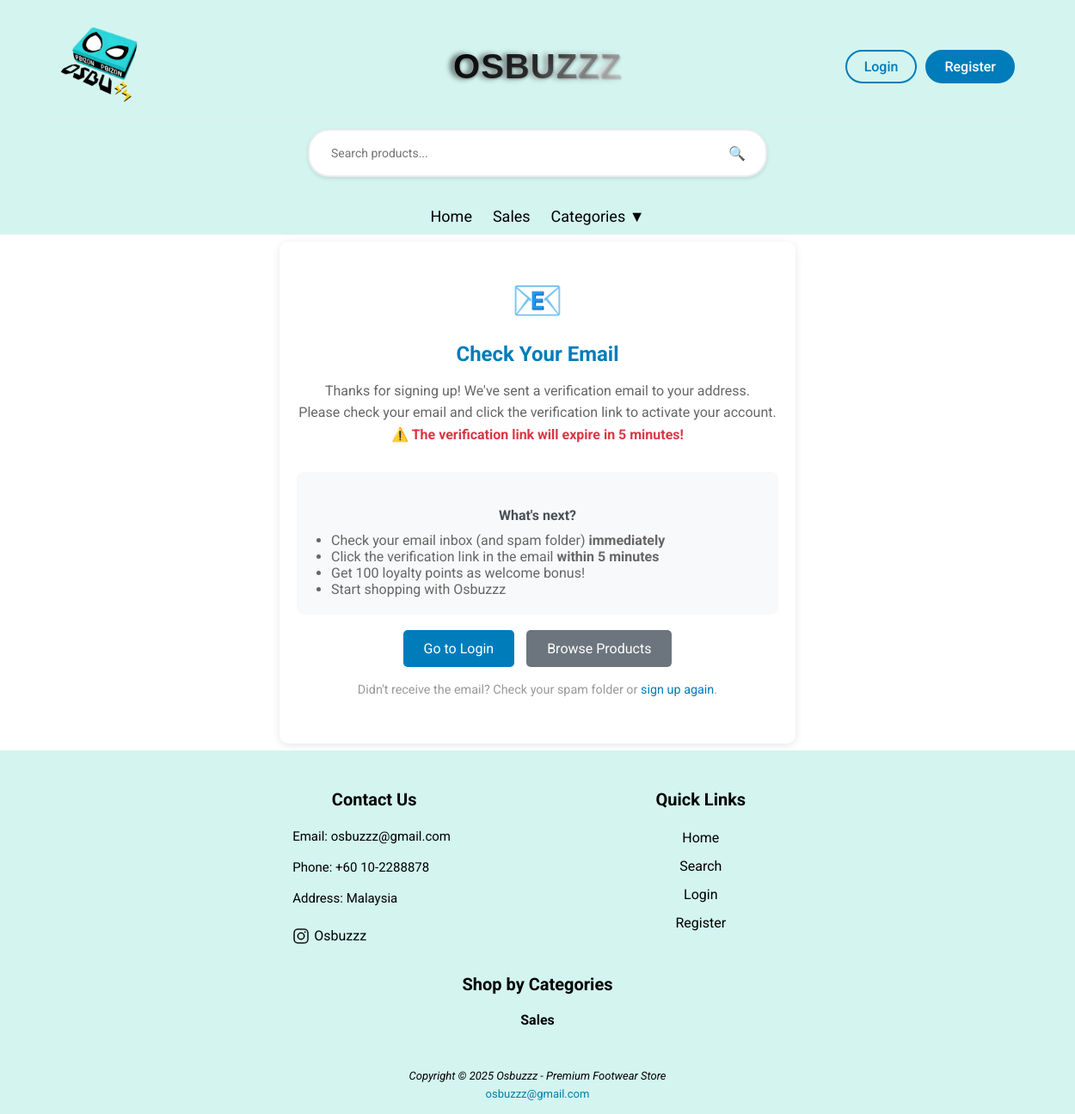
The page /app/page/user/signup_success.php on the database as committed earlier.
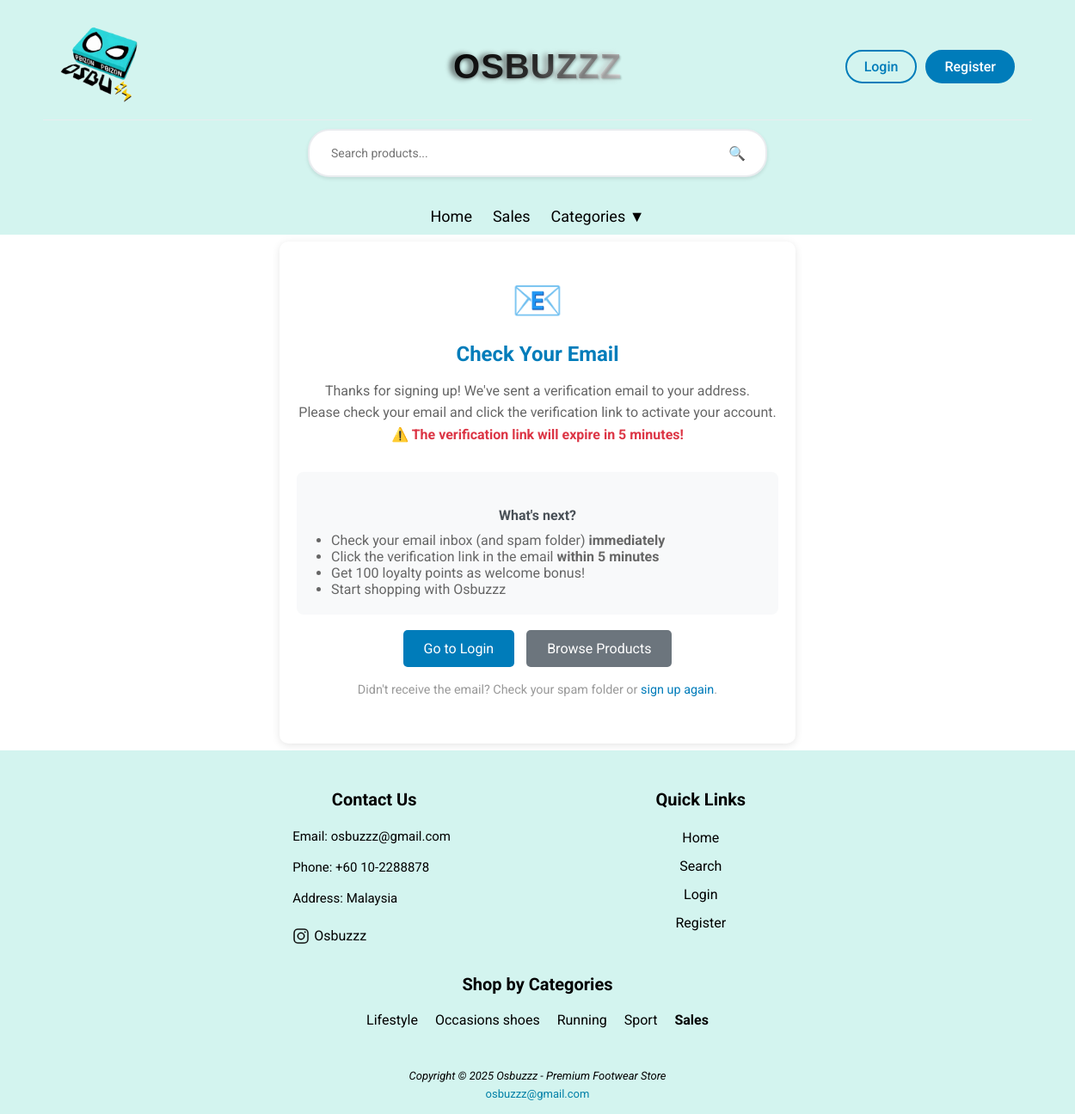
The same page on the database as committed later.
### tables this page shows
CREATE TABLE `loyalty_settings` (
  `setting_id` int(11) NOT NULL,
  `setting_key` varchar(50) NOT NULL,
  `setting_value` text NOT NULL,
  `description` text DEFAULT NULL,
  `updated_at` timestamp NOT NULL DEFAULT current_timestamp() ON UPDATE current_timestamp()
);

CREATE TABLE `category` (
  `category_id` int(11) NOT NULL,
  `category_name` varchar(50) NOT NULL,
  `category_slug` varchar(50) NOT NULL,
  `description` text DEFAULT NULL,
  `banner_image` varchar(255) DEFAULT NULL,
  `created_at` timestamp NOT NULL DEFAULT current_timestamp()
);

### app/base.php (called while the page is built, shortened)
<?php
$_user = $_SESSION['user'] ?? null;
$_db = new PDO('mysql:dbname=osbuzz', 'root', '', [
    PDO::ATTR_DEFAULT_FETCH_MODE => PDO::FETCH_OBJ,
]);
function get_loyalty_setting($key, $default = null) {
    global $_db;
    $stm = $_db->prepare('SELECT setting_value FROM loyalty_settings WHERE setting_key = ?');
    $stm->execute([$key]);
    $result = $stm->fetchColumn();
    return $result !== false ? $result : $default;
}

### app/foot.php (the view, shortened to what this page needs)
    <footer>
        <div class="containers">
            <div class="footer-content">
                <h3>Contact Us</h3>
                <p>Email: osbuzzz@gmail.com<br><br>Phone: +60 10-2288878<br><br>Address: Malaysia<br><br>
                <div class="ins">
                    <img src="/images/insLogo.png"> <a href="https://www.instagram.com/osbuzzz?igsh=bnhvaDg1eHd5Z2Z0">Osbuzzz</a>
                    </div>
                </p>
            </div>
            <?php if ($_user && $_user->role === 'Admin'): ?>
            <div class="footer-content">
                <h3>Admin Panel</h3>
                <ul class="list">
                    <li><a href="/page/admin/index.php">Dashboard</a></li>
                    <li><a href="/page/admin/admin_product.php">Products</a></li>
                    <li><a href="/page/admin/admin_user.php">Users</a></li>
                    <li><a href="/page/admin/admin_category.php">Categories</a></li>
                    <li><a href="/page/admin/admin_orders.php">Orders</a></li>
                    <li><a href="/page/admin/cleanup_users.php">User Cleanup</a></li>
                    <li><a href="/page/admin/loyalty_settings.php">Loyalty Settings</a></li>
                    <li><a href="/page/admin/password_reset_management.php">Password Resets</a></li>
                </ul>
            </div>
            <?php else: ?>
            <div class="footer-content">
                <h3>Quick Links</h3>
                <ul class="list">
                    <li><a href="/">Home</a></li>
                    <?php if (!$_user): ?>
                    <li><a href="/page/shop/search.php">Search</a></li>
                    <li><a href="/page/user/login.php">Login</a></li>
                    <li><a href="/page/user/signup.php">Register</a></li>
                    <?php endif; ?>
                </ul>
            </div>
            <?php endif; ?>
        </div>
        <?php if (!$_user || $_user->role !== 'Admin'): ?>
        <div class="containers">
            <div class="footer-content" style="width: 100%; text-align: center;">
                <h3>Shop by Categories</h3>
                <div style="display: flex; flex-wrap: wrap; justify-content: center; gap: 10px;">
                    <?php
                    $footer_categories = $_db->query('SELECT category_id, category_name FROM category ORDER BY category_name ASC')->fetchAll();
                    foreach ($footer_categories as $footer_cat):
                    ?>
                    <a href="/page/categories/category.php?id=<?= $footer_cat->category_id ?>" style="margin: 5px; text-decoration: none;"><?= htmlspecialchars($footer_cat->category_name) ?></a>
                    <?php endforeach; ?>
                    <a href="/page/shop/sales.php" style="margin: 5px; text-decoration: none; font-weight: bold;">Sales</a>
                </div>
            </div>
        </div>
        <?php endif; ?>
        <div class="bottom-bar">
            <small><i><p>Copyright © 2025 Osbuzzz - Premium Footwear Store</p></i></small>
            <a href="mailto:osbuzzz@gmail.com">osbuzzz@gmail.com</a>
        </div>
    </footer>
</body>
</html>

### app/head.php (shortened to what this page needs)
<?php
$cart_count = 0;
?>
<!DOCTYPE html>
<html lang="en">
<head>
    <link rel="stylesheet" href="/css/app.css">
</head>
<body>
    <header>
        <div class="header-container">
            <div class="header-left">
                <div class="logo">
                    <img src="/images/logo.png" alt="Osbuzzz Logo">
                </div>
                <div class="title">
                    <?php if ($_user && $_user->role === 'Admin'): ?>
                    <a href="/page/admin/index.php">Osbuzzz Admin</a>
                    <?php else: ?>
                    <a href="/">Osbuzzz</a>
                    <?php endif; ?>
                </div>
            </div>
            <div class="header-right">
                <?php if ($_user): ?>
                <div class="user-section">
                    <?php if ($_user->role !== 'Admin'): ?>
                    <a href="/page/shop/cart.php" class="cart-link">
                        🛒 <span class="cart-count"><?= $cart_count ?></span>
                    </a>
                    <?php endif; ?>
                    <div class="user-dropdown">
                        <a href="/page/user/profile.php" class="user-profile">
                            <img class="header-avatar" src="<?= $_user->photo ? '/images/userAvatar/' . $_user->photo : '/images/default-avatar.png' ?>" alt="Profile">
                            <span><?= htmlspecialchars($_user->username) ?></span>
                        </a>
                        <div class="dropdown-content">
                            <a href="/page/user/profile.php">Profile</a>
                            <?php if ($_user->role !== 'Admin'): ?>
                            <a href="/page/shop/cart.php">Cart</a>
                            <a href="/page/user/orders.php">My Orders</a>
                            <?php endif; ?>
                            <?php if ($_user->role === 'Admin'): ?>
                            <a href="/page/admin/index.php">Admin Dashboard</a>
                            <?php endif; ?>
                            <a href="/page/user/logout.php" data-confirm="Are you sure you want to logout?">Logout</a>
                        </div>
                    </div>
                </div>
                <?php else: ?>
                <div class="auth-buttons">
                    <a href="/page/user/login.php" class="btn-login">Login</a>
                    <a href="/page/user/signup.php" class="btn-register">Register</a>
                </div>
                <?php endif ?>
            </div>
        </div>
        <?php if (!$_user || $_user->role !== 'Admin'): ?>
        <div class="search-container">
            <div class="search-bar">
                <input type="search" placeholder="Search products..." id="headerSearch">
                <button type="button" onclick="performSearch()">🔍</button>
            </div>
        </div>
        <?php endif; ?>
    </header>
    <nav>
        <?php if ($_user && $_user->role === 'Admin'): ?>
            <a href="/page/admin/index.php">Dashboard</a>
            <a href="/page/admin/admin_user.php">Users</a>
            <a href="/page/admin/admin_product.php">Products</a>
            <a href="/page/admin/admin_category.php">Categories</a>
            <a href="/page/admin/admin_orders.php">Orders</a>
            <a href="/page/admin/cleanup_users.php">User Cleanup</a>
            <a href="/page/admin/loyalty_settings.php">Loyalty Settings</a>
            <a href="/page/admin/password_reset_management.php">Password Resets</a>
        <?php else: ?>
        <a href="/">Home</a>
        <a href="/page/shop/sales.php">Sales</a>
        <div class="nav-dropdown">
            <a href="#" class="nav-dropbtn">Categories ▼</a>
        </div>
        <?php endif; ?>
    </nav>

### app/page/user/signup_success.php (shortened to what this page needs)
<?php
require '../../base.php';
include '../../head.php';
?>
<main style="min-height: 70vh; display: flex; align-items: center; justify-content: center;">
    <div style="max-width: 600px; width: 100%; padding: 20px;">
        <div style="text-align: center; padding: 40px 20px; background: white; border-radius: 10px; box-shadow: 0 2px 10px rgba(0,0,0,0.1);">
            <div style="color: #007cba; font-size: 48px; margin-bottom: 20px;">
                📧
            </div>
            <h2 style="color: #007cba; margin-bottom: 15px;">Check Your Email</h2>
            <p style="color: #666; margin-bottom: 30px; line-height: 1.6;">
                Thanks for signing up! We've sent a verification email to your address.<br>
                Please check your email and click the verification link to activate your account.<br>
                <strong style="color: #dc3545;">⚠️ The verification link will expire in 5 minutes!</strong>
            </p>
            <div style="background: #f8f9fa; padding: 20px; border-radius: 8px; margin-bottom: 30px;">
                <h4 style="color: #495057; margin-bottom: 10px;">What's next?</h4>
                <ul style="text-align: left; color: #666; margin: 0; padding-left: 20px;">
                    <li>Check your email inbox (and spam folder) <strong>immediately</strong></li>
                    <li>Click the verification link in the email <strong>within 5 minutes</strong></li>
                    <li>Get <?= get_loyalty_setting('signup_bonus_points', 100) ?> loyalty points as welcome bonus!</li>
                    <li>Start shopping with Osbuzzz</li>
                </ul>
            </div>
            <div style="margin-bottom: 20px;">
                <a href="login.php" class="btn" style="background: #007cba; color: white; padding: 12px 24px; text-decoration: none; border-radius: 5px; margin-right: 10px;">Go to Login</a>
                <a href="../../index.php" class="btn" style="background: #6c757d; color: white; padding: 12px 24px; text-decoration: none; border-radius: 5px;">Browse Products</a>
            </div>
            <p style="color: #999; font-size: 0.9em; margin-top: 30px;">
                Didn't receive the email? Check your spam folder or <a href="signup.php" style="color: #007cba;">sign up again</a>.
            </p>
        </div>
    </div>
</main>
<?php include '../../foot.php'; ?>

### app/css/app.css (style rules this page uses)
body, input, button, textarea, select { font: 16px 'Roboto', sans-serif; }
body { margin: 0; height: 100vh; display: grid; grid: auto auto 1fr auto / auto; }
header, footer { padding: 15px 50px; color: #000000; background: #D3F4EF; }
.logo img { width: 90px; height: auto; }
.title { position: absolute; left: 50%; transform: translateX(-50%); width: max-content; }
.title a { font-family: 'Bebas Neue', 'Arial Black', sans-serif; font-size: 2.5rem; font-weight: 900; text-decoration: none; letter-spacing: 1px; position: relative; text-transform: uppercase; background: linear-gradient(135deg, #000000 0%, #333333 50%, #ffffff 100%); -webkit-background-clip: text; background-clip: text; -webkit-text-fill-color: transparent; text-shadow: 1px 1px 1px rgba(0,0,0,0.1), 2px 2px 2px rgba(0,0,0,0.1); transition: all 0.4s cubic-bezier(0.175, 0.885, 0.32, 1.275); padding: 0 5px; }
.title a::before { content: 'OSBUZZZ'; position: absolute; top: 0; left: 0; background: linear-gradient(135deg, #000000 0%, #ffffff 100%); -webkit-background-clip: text; background-clip: text; -webkit-text-fill-color: transparent; z-index: -1; filter: blur(3px); opacity: 0.7; }
nav { padding: 10px 50px; background: #D3F4EF; text-align: center; }
nav a { padding: 10px; color: #000000; background: #D3F4EF; text-decoration: none; white-space: nowrap; font-size: 18px; }
.nav-dropdown { position: relative; display: inline-block; }
.nav-dropbtn { background: #D3F4EF; color: #000000; padding: 10px; font-size: 18px; border: none; cursor: pointer; text-decoration: none; }
main { padding: 20px 50px; }
footer { background: #D3F4EF; padding-top: 25px; }
.containers { width: 1140px; margin: auto; display: flex; justify-content: center; padding: auto; color: #000000; }
.footer-content { width: 33.3%; }
.footer-content h3 { font-size: 20px; margin-bottom: 15px; text-align: center; }
.footer-content p { width: 190px; margin: auto; padding: 7px; font-size: 15px; }
.ins { display: flex; width: 190px; margin: auto; }
.ins img { width: 20px; height: auto; padding-right: 5px; }
.footer-content ul { text-align: center; }
.list { padding: 0; }
.list li { width: auto; text-align: center; list-style-type: none; padding: 7px; position: relative; }
.list li::before { content: ''; position: absolute; transform: translate(-50%,50%); left: 50%; top: 100%; width: 0; height: 2px; background-color: rgb(0, 0, 0); transition-duration: .5s; }
a { text-decoration: none; }
.containers a { color: #000000; }
.bottom-bar { background-color: #D3F4EF; text-align: center; margin-top: 40px; }
.bottom-bar p { color: #000000; margin: 0; font-size: 13px; padding: 3px; }
.bottom-bar a { font-size: 13px; color: #0280a7; }

### app/head.php (style rules this page uses)
.header-container { display: flex; align-items: center; justify-content: space-between; padding: 15px 20px; max-width: 1200px; margin: 0 auto; }
.header-left { display: flex; align-items: center; gap: 15px; }
.search-container { background: #D3F4EF; border-top: 1px solid #e9ecef; padding: 10px 0; }
.search-bar { display: flex; align-items: center; background: white; border-radius: 25px; padding: 8px 15px; border: 2px solid #e9ecef; transition: all 0.3s ease; max-width: 500px; margin: 0 auto; box-shadow: 0 2px 4px rgba(0,0,0,0.1); }
.search-bar input { flex: 1; border: none; background: transparent; outline: none; padding: 10px; font-size: 14px; }
.search-bar button { background: none; border: none; cursor: pointer; font-size: 16px; padding: 8px; color: #666; transition: color 0.3s ease; }
.header-right { display: flex; align-items: center; gap: 20px; }
.auth-buttons { display: flex; gap: 10px; }
.btn-login, .btn-register { padding: 8px 20px; text-decoration: none; border-radius: 20px; font-weight: 500; transition: all 0.3s ease; }
.btn-login { color: #007cba; border: 2px solid #007cba; background: transparent; }
.btn-register { background: #007cba; color: white; border: 2px solid #007cba; }

Rows that differ between the two databases and show on the page:
added loyalty_settings: setting_value "100"
added category: category_name "Lifestyle"
added category: category_name "Occasions shoes"
added category: category_name "Running"
added category: category_name "Sport"
Other text that changed with them:
get_loyalty_setting('signup_bonus_points', 100): "100" → (not shown)
